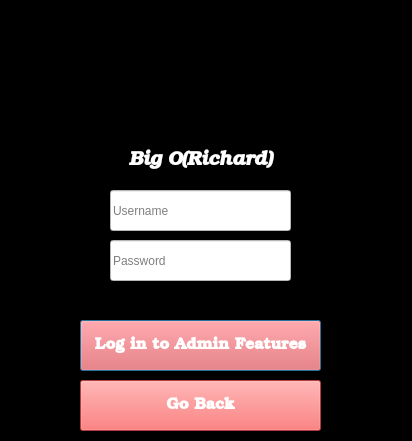
<?xml version="1.0" encoding="UTF-8"?>
<ui version="4.0">
 <class>adminLogin</class>
 <widget class="QDialog" name="adminLogin">
  <property name="geometry">
   <rect>
    <x>0</x>
    <y>0</y>
    <width>412</width>
    <height>441</height>
   </rect>
  </property>
  <property name="windowTitle">
   <string>Dialog</string>
  </property>
  <property name="styleSheet">
   <string notr="true">background-color: rgb(0, 0, 0);</string>
  </property>
  <widget class="QLineEdit" name="lineEdit_Pass">
   <property name="geometry">
    <rect>
     <x>110</x>
     <y>240</y>
     <width>181</width>
     <height>41</height>
    </rect>
   </property>
   <property name="styleSheet">
    <string notr="true">color: rgb(0, 0, 0);
background-color: rgb(255, 255, 255);</string>
   </property>
   <property name="text">
    <string/>
   </property>
   <property name="echoMode">
    <enum>QLineEdit::Password</enum>
   </property>
   <property name="placeholderText">
    <string>Password</string>
   </property>
  </widget>
  <widget class="QPushButton" name="pushButton">
   <property name="geometry">
    <rect>
     <x>80</x>
     <y>320</y>
     <width>241</width>
     <height>51</height>
    </rect>
   </property>
   <property name="palette">
    <palette>
     <active>
      <colorrole role="WindowText">
       <brush brushstyle="SolidPattern">
        <color alpha="255">
         <red>255</red>
         <green>255</green>
         <blue>255</blue>
        </color>
       </brush>
      </colorrole>
      <colorrole role="Button">
       <brush brushstyle="SolidPattern">
        <color alpha="255">
         <red>250</red>
         <green>83</green>
         <blue>83</blue>
        </color>
       </brush>
      </colorrole>
      <colorrole role="Text">
       <brush brushstyle="SolidPattern">
        <color alpha="255">
         <red>255</red>
         <green>255</green>
         <blue>255</blue>
        </color>
       </brush>
      </colorrole>
      <colorrole role="ButtonText">
       <brush brushstyle="SolidPattern">
        <color alpha="255">
         <red>255</red>
         <green>255</green>
         <blue>255</blue>
        </color>
       </brush>
      </colorrole>
      <colorrole role="Base">
       <brush brushstyle="SolidPattern">
        <color alpha="255">
         <red>250</red>
         <green>83</green>
         <blue>83</blue>
        </color>
       </brush>
      </colorrole>
      <colorrole role="Window">
       <brush brushstyle="SolidPattern">
        <color alpha="255">
         <red>250</red>
         <green>83</green>
         <blue>83</blue>
        </color>
       </brush>
      </colorrole>
      <colorrole role="ToolTipText">
       <brush brushstyle="SolidPattern">
        <color alpha="255">
         <red>255</red>
         <green>255</green>
         <blue>255</blue>
        </color>
       </brush>
      </colorrole>
     </active>
     <inactive>
      <colorrole role="WindowText">
       <brush brushstyle="SolidPattern">
        <color alpha="255">
         <red>255</red>
         <green>255</green>
         <blue>255</blue>
        </color>
       </brush>
      </colorrole>
      <colorrole role="Button">
       <brush brushstyle="SolidPattern">
        <color alpha="255">
         <red>250</red>
         <green>83</green>
         <blue>83</blue>
        </color>
       </brush>
      </colorrole>
      <colorrole role="Text">
       <brush brushstyle="SolidPattern">
        <color alpha="255">
         <red>255</red>
         <green>255</green>
         <blue>255</blue>
        </color>
       </brush>
      </colorrole>
      <colorrole role="ButtonText">
       <brush brushstyle="SolidPattern">
        <color alpha="255">
         <red>255</red>
         <green>255</green>
         <blue>255</blue>
        </color>
       </brush>
      </colorrole>
      <colorrole role="Base">
       <brush brushstyle="SolidPattern">
        <color alpha="255">
         <red>250</red>
         <green>83</green>
         <blue>83</blue>
        </color>
       </brush>
      </colorrole>
      <colorrole role="Window">
       <brush brushstyle="SolidPattern">
        <color alpha="255">
         <red>250</red>
         <green>83</green>
         <blue>83</blue>
        </color>
       </brush>
      </colorrole>
      <colorrole role="ToolTipText">
       <brush brushstyle="SolidPattern">
        <color alpha="255">
         <red>255</red>
         <green>255</green>
         <blue>255</blue>
        </color>
       </brush>
      </colorrole>
     </inactive>
     <disabled>
      <colorrole role="WindowText">
       <brush brushstyle="SolidPattern">
        <color alpha="255">
         <red>255</red>
         <green>255</green>
         <blue>255</blue>
        </color>
       </brush>
      </colorrole>
      <colorrole role="Button">
       <brush brushstyle="SolidPattern">
        <color alpha="255">
         <red>250</red>
         <green>83</green>
         <blue>83</blue>
        </color>
       </brush>
      </colorrole>
      <colorrole role="Text">
       <brush brushstyle="SolidPattern">
        <color alpha="255">
         <red>255</red>
         <green>255</green>
         <blue>255</blue>
        </color>
       </brush>
      </colorrole>
      <colorrole role="ButtonText">
       <brush brushstyle="SolidPattern">
        <color alpha="255">
         <red>255</red>
         <green>255</green>
         <blue>255</blue>
        </color>
       </brush>
      </colorrole>
      <colorrole role="Base">
       <brush brushstyle="SolidPattern">
        <color alpha="255">
         <red>250</red>
         <green>83</green>
         <blue>83</blue>
        </color>
       </brush>
      </colorrole>
      <colorrole role="Window">
       <brush brushstyle="SolidPattern">
        <color alpha="255">
         <red>250</red>
         <green>83</green>
         <blue>83</blue>
        </color>
       </brush>
      </colorrole>
      <colorrole role="ToolTipText">
       <brush brushstyle="SolidPattern">
        <color alpha="255">
         <red>255</red>
         <green>255</green>
         <blue>255</blue>
        </color>
       </brush>
      </colorrole>
     </disabled>
    </palette>
   </property>
   <property name="font">
    <font>
     <family>Bookman Old Style</family>
     <pointsize>12</pointsize>
     <weight>75</weight>
     <italic>false</italic>
     <bold>true</bold>
    </font>
   </property>
   <property name="styleSheet">
    <string notr="true">color: rgb(255, 255, 255);
border-color: rgb(255, 255, 255);
background-color: rgb(250, 83, 83);</string>
   </property>
   <property name="text">
    <string>Log in to Admin Features</string>
   </property>
  </widget>
  <widget class="QLabel" name="label">
   <property name="geometry">
    <rect>
     <x>120</x>
     <y>10</y>
     <width>151</width>
     <height>131</height>
    </rect>
   </property>
   <property name="text">
    <string/>
   </property>
   <property name="pixmap">
    <pixmap resource="resources.qrc">:/images/baseball_PNG19004.png</pixmap>
   </property>
   <property name="scaledContents">
    <bool>true</bool>
   </property>
  </widget>
  <widget class="QLabel" name="label_2">
   <property name="geometry">
    <rect>
     <x>100</x>
     <y>140</y>
     <width>201</width>
     <height>41</height>
    </rect>
   </property>
   <property name="font">
    <font>
     <family>Bookman Old Style</family>
     <pointsize>14</pointsize>
     <weight>75</weight>
     <italic>true</italic>
     <bold>true</bold>
    </font>
   </property>
   <property name="layoutDirection">
    <enum>Qt::LeftToRight</enum>
   </property>
   <property name="styleSheet">
    <string notr="true">color: rgb(255, 255, 255);</string>
   </property>
   <property name="text">
    <string>Big O(Richard)</string>
   </property>
   <property name="alignment">
    <set>Qt::AlignCenter</set>
   </property>
  </widget>
  <widget class="QLineEdit" name="lineEdit_User">
   <property name="geometry">
    <rect>
     <x>110</x>
     <y>190</y>
     <width>181</width>
     <height>41</height>
    </rect>
   </property>
   <property name="styleSheet">
    <string notr="true">background-color: rgb(255, 255, 255);
color: rgb(0, 0, 0);</string>
   </property>
   <property name="text">
    <string/>
   </property>
   <property name="placeholderText">
    <string>Username</string>
   </property>
  </widget>
  <widget class="QPushButton" name="pushButton_back">
   <property name="geometry">
    <rect>
     <x>80</x>
     <y>380</y>
     <width>241</width>
     <height>51</height>
    </rect>
   </property>
   <property name="palette">
    <palette>
     <active>
      <colorrole role="WindowText">
       <brush brushstyle="SolidPattern">
        <color alpha="255">
         <red>255</red>
         <green>255</green>
         <blue>255</blue>
        </color>
       </brush>
      </colorrole>
      <colorrole role="Button">
       <brush brushstyle="SolidPattern">
        <color alpha="255">
         <red>250</red>
         <green>83</green>
         <blue>83</blue>
        </color>
       </brush>
      </colorrole>
      <colorrole role="Text">
       <brush brushstyle="SolidPattern">
        <color alpha="255">
         <red>255</red>
         <green>255</green>
         <blue>255</blue>
        </color>
       </brush>
      </colorrole>
      <colorrole role="ButtonText">
       <brush brushstyle="SolidPattern">
        <color alpha="255">
         <red>255</red>
         <green>255</green>
         <blue>255</blue>
        </color>
       </brush>
      </colorrole>
      <colorrole role="Base">
       <brush brushstyle="SolidPattern">
        <color alpha="255">
         <red>250</red>
         <green>83</green>
         <blue>83</blue>
        </color>
       </brush>
      </colorrole>
      <colorrole role="Window">
       <brush brushstyle="SolidPattern">
        <color alpha="255">
         <red>250</red>
         <green>83</green>
         <blue>83</blue>
        </color>
       </brush>
      </colorrole>
      <colorrole role="ToolTipText">
       <brush brushstyle="SolidPattern">
        <color alpha="255">
         <red>255</red>
         <green>255</green>
         <blue>255</blue>
        </color>
       </brush>
      </colorrole>
     </active>
     <inactive>
      <colorrole role="WindowText">
       <brush brushstyle="SolidPattern">
        <color alpha="255">
         <red>255</red>
         <green>255</green>
         <blue>255</blue>
        </color>
       </brush>
      </colorrole>
      <colorrole role="Button">
       <brush brushstyle="SolidPattern">
        <color alpha="255">
         <red>250</red>
         <green>83</green>
         <blue>83</blue>
        </color>
       </brush>
      </colorrole>
      <colorrole role="Text">
       <brush brushstyle="SolidPattern">
        <color alpha="255">
         <red>255</red>
         <green>255</green>
         <blue>255</blue>
        </color>
       </brush>
      </colorrole>
      <colorrole role="ButtonText">
       <brush brushstyle="SolidPattern">
        <color alpha="255">
         <red>255</red>
         <green>255</green>
         <blue>255</blue>
        </color>
       </brush>
      </colorrole>
      <colorrole role="Base">
       <brush brushstyle="SolidPattern">
        <color alpha="255">
         <red>250</red>
         <green>83</green>
         <blue>83</blue>
        </color>
       </brush>
      </colorrole>
      <colorrole role="Window">
       <brush brushstyle="SolidPattern">
        <color alpha="255">
         <red>250</red>
         <green>83</green>
         <blue>83</blue>
        </color>
       </brush>
      </colorrole>
      <colorrole role="ToolTipText">
       <brush brushstyle="SolidPattern">
        <color alpha="255">
         <red>255</red>
         <green>255</green>
         <blue>255</blue>
        </color>
       </brush>
      </colorrole>
     </inactive>
     <disabled>
      <colorrole role="WindowText">
       <brush brushstyle="SolidPattern">
        <color alpha="255">
         <red>255</red>
         <green>255</green>
         <blue>255</blue>
        </color>
       </brush>
      </colorrole>
      <colorrole role="Button">
       <brush brushstyle="SolidPattern">
        <color alpha="255">
         <red>250</red>
         <green>83</green>
         <blue>83</blue>
        </color>
       </brush>
      </colorrole>
      <colorrole role="Text">
       <brush brushstyle="SolidPattern">
        <color alpha="255">
         <red>255</red>
         <green>255</green>
         <blue>255</blue>
        </color>
       </brush>
      </colorrole>
      <colorrole role="ButtonText">
       <brush brushstyle="SolidPattern">
        <color alpha="255">
         <red>255</red>
         <green>255</green>
         <blue>255</blue>
        </color>
       </brush>
      </colorrole>
      <colorrole role="Base">
       <brush brushstyle="SolidPattern">
        <color alpha="255">
         <red>250</red>
         <green>83</green>
         <blue>83</blue>
        </color>
       </brush>
      </colorrole>
      <colorrole role="Window">
       <brush brushstyle="SolidPattern">
        <color alpha="255">
         <red>250</red>
         <green>83</green>
         <blue>83</blue>
        </color>
       </brush>
      </colorrole>
      <colorrole role="ToolTipText">
       <brush brushstyle="SolidPattern">
        <color alpha="255">
         <red>255</red>
         <green>255</green>
         <blue>255</blue>
        </color>
       </brush>
      </colorrole>
     </disabled>
    </palette>
   </property>
   <property name="font">
    <font>
     <family>Bookman Old Style</family>
     <pointsize>12</pointsize>
     <weight>75</weight>
     <italic>false</italic>
     <bold>true</bold>
    </font>
   </property>
   <property name="styleSheet">
    <string notr="true">color: rgb(255, 255, 255);
border-color: rgb(255, 255, 255);
background-color: rgb(250, 83, 83);</string>
   </property>
   <property name="text">
    <string>Go Back</string>
   </property>
  </widget>
  <widget class="QLabel" name="label_3">
   <property name="geometry">
    <rect>
     <x>100</x>
     <y>289</y>
     <width>231</width>
     <height>31</height>
    </rect>
   </property>
   <property name="styleSheet">
    <string notr="true">color: rgb(255, 0, 0);
font: 63 10pt &quot;Bookman Old Style&quot;;</string>
   </property>
   <property name="text">
    <string/>
   </property>
  </widget>
  <zorder>pushButton</zorder>
  <zorder>label</zorder>
  <zorder>label_2</zorder>
  <zorder>lineEdit_User</zorder>
  <zorder>lineEdit_Pass</zorder>
  <zorder>pushButton_back</zorder>
  <zorder>label_3</zorder>
 </widget>
 <tabstops>
  <tabstop>lineEdit_User</tabstop>
  <tabstop>lineEdit_Pass</tabstop>
  <tabstop>pushButton</tabstop>
  <tabstop>pushButton_back</tabstop>
 </tabstops>
 <resources>
  <include location="resources.qrc"/>
 </resources>
 <connections/>
</ui>
